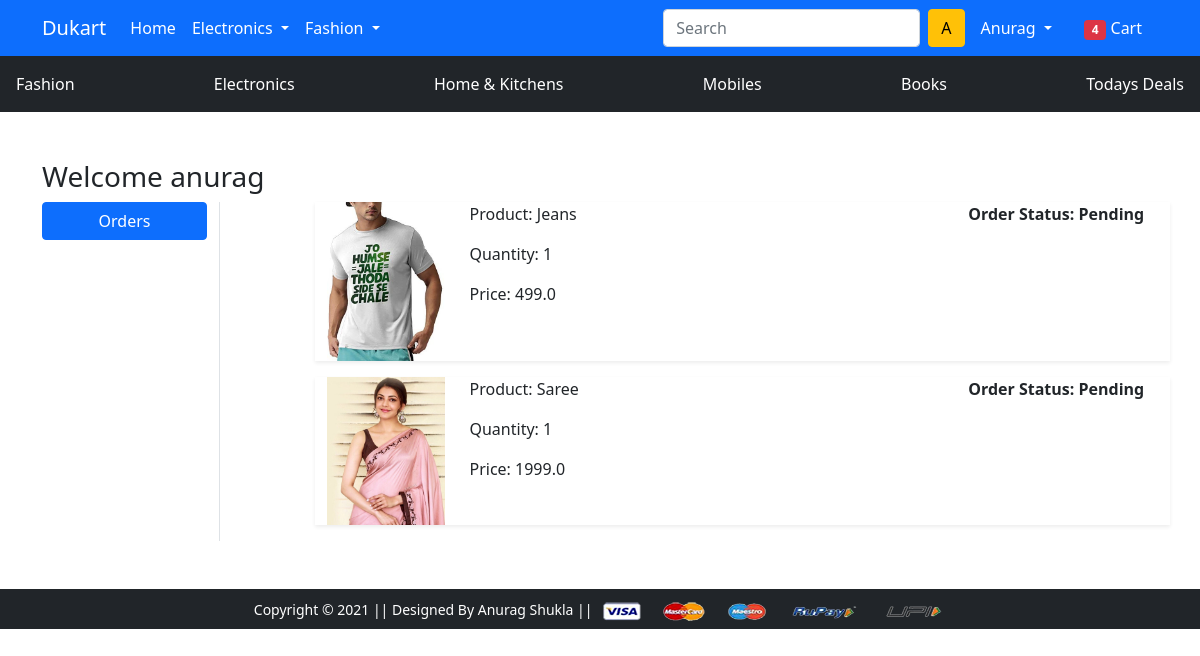
Screenshot of /orders/ (signed in) with the database file from the repository.
### app/models.py (models this page shows, shortened)
class OrderPlaced(models.Model):
    user = models.ForeignKey(User, on_delete=models.CASCADE)
    customer = models.ForeignKey(Customer, on_delete=models.CASCADE)
    product = models.ForeignKey(Product, on_delete=models.CASCADE)
    quantity = models.PositiveIntegerField(default=1)
    ordered_date = models.DateTimeField(auto_now_add=True)
    status = models.CharField(max_length=50,choices=STATUS_CHOICES,default='Pending')
    @property
    def total_cost(self):
        return self.quantity * self.product.discounted_price

class Product(models.Model):
    title = models.CharField(max_length=100)
    selling_price= models.FloatField()
    discounted_price= models.FloatField()
    description = models.TextField()
    brand = models.CharField(max_length=100)
    category = models.CharField(choices=CATEGORY_CHOICES,max_length=2)
    product_image = models.ImageField(upload_to='productimg')

### app/views.py (the view)
# urls.py: path('orders/', views.orders, name='orders'),
@login_required
def orders(request):
 op = OrderPlaced.objects.filter(user=request.user)
 return render(request, 'app/orders.html',{'order_placed':op})

### app/templates/app/orders.html (shortened to what this page needs)
{% extends 'app/base.html' %}
{% load static %}
{% block main-content %}
<div class="container my-5">
 <div class="row">
 <h3>Welcome {{request.user}}</h3>
  <div class="col-sm-2 border-end">
   <ul class="list-unstyled">
    <li class="d-grid"><a href="{% url 'orders' %}" class="btn btn-primary">Orders</a></li>
   </ul>
  </div>
  <div class="col-sm-9 offset-sm-1">
   {% for op in order_placed %}
   <div class="row shadow-sm mb-3">
       <div class="col-sm-2">
           <img src="{{op.product.product_image.url}}" alt="" srcset="" class="img-fluid" height="150" width="150">
       </div>
       <div class="col-sm-7">
           <p>Product: {{op.product.title}}</p>
           <p>Quantity: {{op.quantity}}</p>
           <p>Price: {{op.total_cost}}</p>
       </div>
       <div class="col-sm-3 fw-bold">
           <p>Order Status: {{op.status}}</p>
       </div>
   </div>
   {% endfor %}
  </div>
 </div>
</div>
{% endblock main-content %}

### app/templates/app/base.html (shortened to what this page needs)
<!doctype html>
{% load static %}
<html lang="en">
  <head>
    <link href="https://cdn.jsdelivr.net/npm/bootstrap@5.0.1/dist/css/bootstrap.min.css" rel="stylesheet">
    <link rel="stylesheet" href="{% static 'app/css/owl.carousel.min.css' %}">
    <link rel="stylesheet" href="{% static 'app/css/all.min.css' %}">
    <link rel="stylesheet" href="{% static 'app/css/style.css' %}">
  </head>
  <body>
    <nav class="navbar navbar-expand-lg navbar-dark bg-primary">
     <div class="container">
       <a class="navbar-brand" href="/">Dukart</a>
       <div class="collapse navbar-collapse" id="navbarSupportedContent">
         <ul class="navbar-nav me-auto mb-2 mb-lg-0">
           <li class="nav-item">
             <a class="nav-link active" aria-current="page" href="/">Home</a>
           </li>
           <li class="nav-item dropdown">
             <a class="nav-link dropdown-toggle text-white" href="#" id="electronicsDropdown" role="button" data-bs-toggle="dropdown" aria-expanded="false">
               Electronics
             </a>
           </li>
           <li class="nav-item dropdown">
             <a class="nav-link dropdown-toggle text-white" href="#" id="fashionDropdown" role="button" data-bs-toggle="dropdown" aria-expanded="false">
               Fashion
             </a>
           </li>
         </ul>
         <form class="d-flex">
           <input class="form-control me-2" type="search" placeholder="Search" aria-label="Search">
           <button class="btn btn-warning" type="submit">{{request.user.username.0|capfirst}}</button>
         </form>
         <div>
          <ul class="navbar-nav me-auto mb-2 mb-lg-0">
            {% if request.user.is_authenticated %}
           <li class="nav-item dropdown mx-2">
              <a class="nav-link dropdown-toggle text-white" href="#" id="profileDropdown" role="button" data-bs-toggle="dropdown" aria-expanded="false">
                {{request.user.username|capfirst}}
              </a>
            </li>
            <li class="nav-item mx-2">
             <a href="{% url 'showcart' %}" class="nav-link text-white"><span class="badge bg-danger">4</span> Cart </a>
            </li>
            {% endif %}
          </ul>
         </div>
       </div>
     </div>
    </nav>
    <nav class="navbar navbar-dark bg-dark">
      <a href="#" class="nav-link text-white">Fashion</a>
      <a href="#" class="nav-link text-white">Electronics</a>
      <a href="#" class="nav-link text-white">Home & Kitchens</a>
      <a href="#" class="nav-link text-white">Mobiles</a>
      <a href="#" class="nav-link text-white">Books</a>
      <a href="#" class="nav-link text-white">Todays Deals</a>
    </nav>
    {% block main-content %} {% endblock main-content %}
    <footer class="container-fluid bg-dark text-center p-2 mt-5">
        <small class="text-white">Copyright &copy; 2021 || Designed By Anurag Shukla || </small>
        <img src="{% static 'app/images/payment.png' %}" alt="" srcset="" class="img-fluid" height="2px">
    </footer>
  </body>
</html>

### rows the page displays
OrderPlaced: product.product_image (picture), product "Jeans", quantity "1", total_cost "499.0", status "Pending"
OrderPlaced: product.product_image (picture), product "Saree", quantity "1", total_cost "1999.0", status "Pending"

### other values shown
{{ request.user.username.0|capfirst }} "A"
{{ request.user.username|capfirst }} "Anurag"
{{ request.user }} "anurag"
